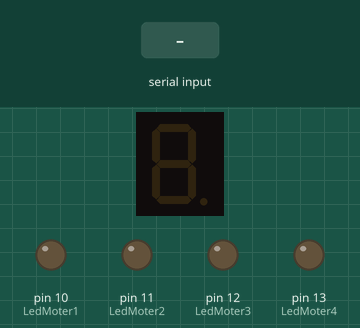
Simulated run of this sketch. Board: Arduino Uno, built with avr-gcc and run on an emulated ATmega328P. Parts: 1-digit seven-segment display, output pins drawn as LEDs (lit = HIGH). Wiring (inferred from the names in the program): 1-digit 7-segment display, segments lit when HIGH: segments pin 2, pin 3, pin 4, pin 5, pin 6, pin 7, pin 8, pin 9. The inputs (shaded band) are chosen by the test bench. The segment pins are drawn as the display they are named for; pins used as bus, display or sensor lines are not drawn.

Above: at 1.2 s.
1.3 s: "1" received over Serial
At 1.7 s:
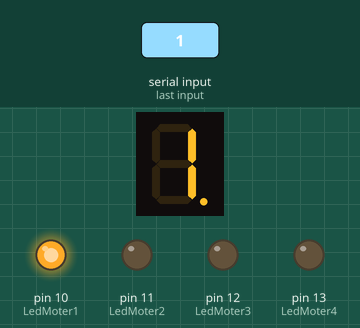
2.8 s: "2" received over Serial
At 2.84 s:
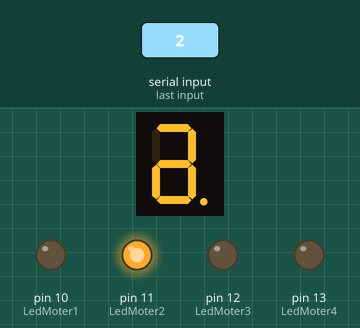
4.3 s: "3" received over Serial
At 5.1 s:
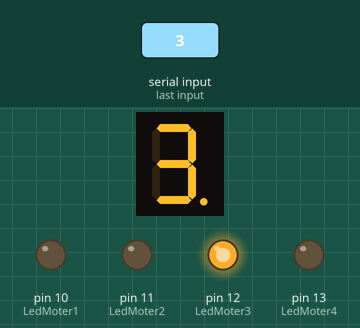
5.8 s: "4" received over Serial
At 6.3 s:
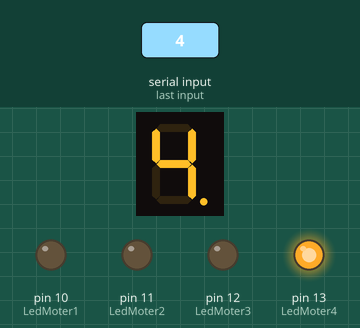
7.3 s: "1" received over Serial
At 7.31 s:
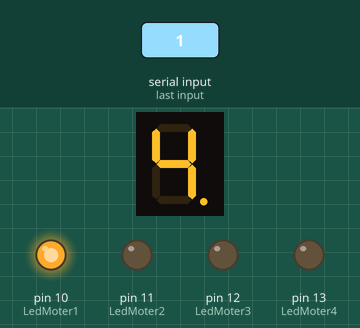
Timing chart, 0 to 9.8 s (numbered marks = the images above; inputs shaded):
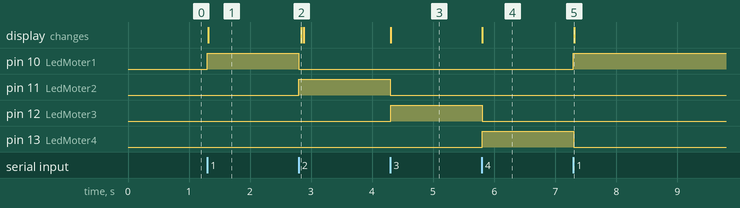

Measured:
- after the input at 1.3 s, pin 10 (LedMoter1): LOW → HIGH at once; the display: changes at once (image 1)
- after the input at 2.8 s, pin 10 (LedMoter1): HIGH → LOW at once; pin 11 (LedMoter2): LOW → HIGH at once; the display: changes at once (image 2)
- after the input at 4.3 s, pin 11 (LedMoter2): HIGH → LOW at once; pin 12 (LedMoter3): LOW → HIGH at once; the display: changes at once (image 3)
- after the input at 5.8 s, pin 12 (LedMoter3): HIGH → LOW at once; pin 13 (LedMoter4): LOW → HIGH at once; the display: changes at once (image 4)
- after the input at 7.3 s, pin 10 (LedMoter1): LOW → HIGH at once; pin 13 (LedMoter4): HIGH → LOW at once

The sketch:

DispArduino.ino
```cpp
int a = 2;  //For displaying segment "a"
int b = 3;  //For displaying segment "b"
int c = 4;  //For displaying segment "c"
int d = 5;  //For displaying segment "d"
int e = 6;  //For displaying segment "e"
int f = 7;  //For displaying segment "f"
int g = 8;  //For displaying segment "g"
int h = 9;  //Segment h
int LedMoter1 = 10;
int LedMoter2 = 11;
int LedMoter3 = 12;
int LedMoter4 = 13;

int incomingByte;      // a variable to read incoming serial data into

void setup() {
  // initialize serial communication:
  Serial.begin(115200);
  // initialize the LED pin as an output:
  pinMode(a, OUTPUT);
  pinMode(b, OUTPUT);
  pinMode(c, OUTPUT);
  pinMode(d, OUTPUT);
  pinMode(e, OUTPUT);
  pinMode(f, OUTPUT);
  pinMode(g, OUTPUT);
  pinMode(h, OUTPUT);
  pinMode(LedMoter1, OUTPUT);
  pinMode(LedMoter2, OUTPUT);
  pinMode(LedMoter3, OUTPUT);
  pinMode(LedMoter4, OUTPUT);


}

void loop() {
  // see if there's incoming serial data:
  if (Serial.available() > 0) {
    incomingByte = Serial.read();
    // if it's a capital H (ASCII 72), turn on the LED:
    if (incomingByte == '1') {
      digitalWrite(LedMoter1, HIGH); delay(1);
      digitalWrite(LedMoter2, LOW); delay(1);
      digitalWrite(LedMoter3, LOW); delay(1);
      digitalWrite(LedMoter4, LOW); delay(1);

      digitalWrite(a, LOW); delay(1);
      digitalWrite(b, HIGH); delay(1);
      digitalWrite(c, HIGH); delay(1);
      digitalWrite(d, LOW); delay(1);
      digitalWrite(e, LOW); delay(1);
      digitalWrite(f, LOW); delay(1);
      digitalWrite(g, LOW); delay(1);
      digitalWrite(h, HIGH); delay(1);
      //digitalWrite(ledPin, HIGH);
    }
    // if it's an L (ASCII 76) turn off the LED:
    if (incomingByte == '2') {
      digitalWrite(LedMoter1, LOW); delay(1);
      digitalWrite(LedMoter2, HIGH); delay(1);
      digitalWrite(LedMoter3, LOW); delay(1);
      digitalWrite(LedMoter4, LOW); delay(1);

      digitalWrite(a, HIGH); delay(1);
      digitalWrite(b, HIGH); delay(1);
      digitalWrite(c, LOW); delay(1);
      digitalWrite(d, HIGH); delay(1);
      digitalWrite(e, HIGH); delay(1);
      digitalWrite(f, LOW); delay(1);
      digitalWrite(g, HIGH); delay(1);
      digitalWrite(h, HIGH); delay(1);
    }
    if (incomingByte == '3') {
      digitalWrite(LedMoter1, LOW); delay(1);
      digitalWrite(LedMoter2, LOW); delay(1);
      digitalWrite(LedMoter3, HIGH); delay(1);
      digitalWrite(LedMoter4, LOW); delay(1);

      digitalWrite(a, HIGH); delay(1);
      digitalWrite(b, HIGH); delay(1);
      digitalWrite(c, HIGH); delay(1);
      digitalWrite(d, HIGH); delay(1);
      digitalWrite(e, LOW); delay(1);
      digitalWrite(f, LOW); delay(1);
      digitalWrite(g, HIGH); delay(1);
      digitalWrite(h, HIGH); delay(1);
    }
    if (incomingByte == '4') {
      digitalWrite(LedMoter1, LOW); delay(1);
      digitalWrite(LedMoter2, LOW); delay(1);
      digitalWrite(LedMoter3, LOW); delay(1);
      digitalWrite(LedMoter4, HIGH); delay(1);

      digitalWrite(a, LOW); delay(1);
      digitalWrite(b, HIGH); delay(1);
      digitalWrite(c, HIGH); delay(1);
      digitalWrite(d, LOW); delay(1);
      digitalWrite(e, LOW); delay(1);
      digitalWrite(f, HIGH); delay(1);
      digitalWrite(g, HIGH); delay(1);
      digitalWrite(h, HIGH); delay(1);
    }
  }
}
```
